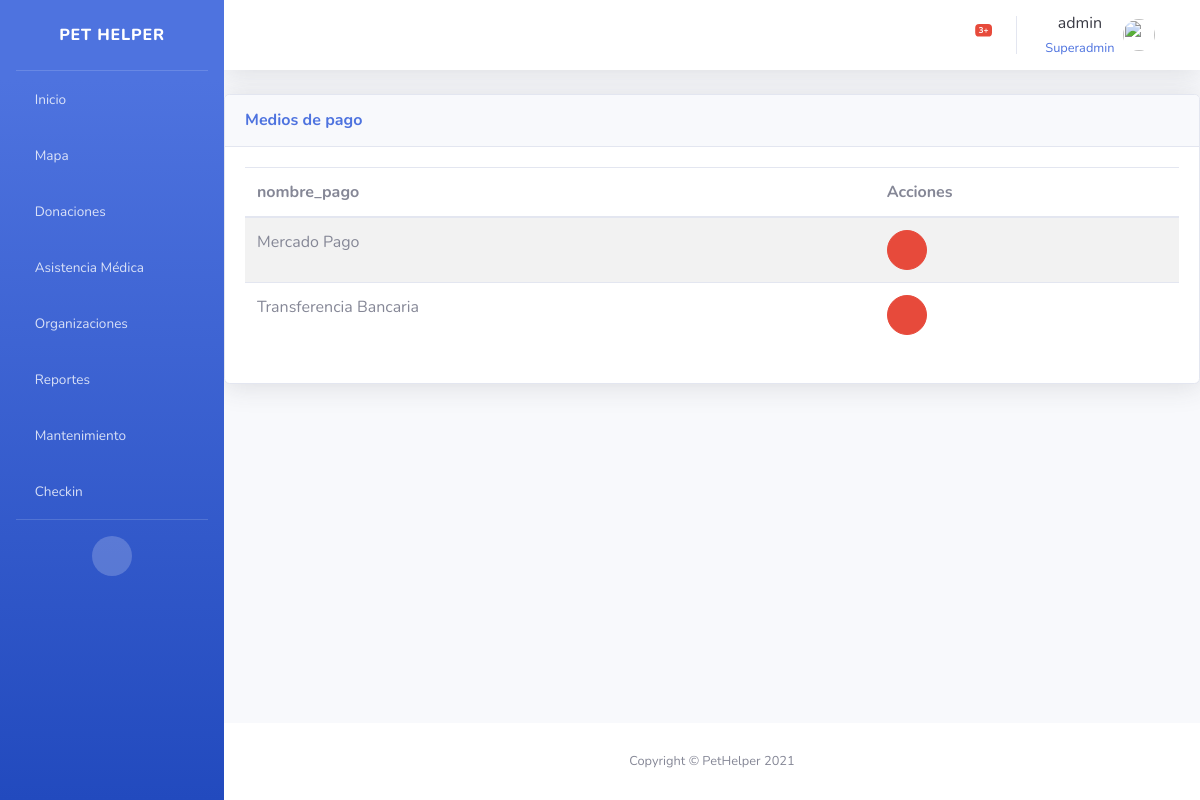
Screenshot of /medioPago/ (signed in) with the database file from the repository.
### usuario/models.py (models this page shows, shortened)
class Usuario(AbstractBaseUser, PermissionsMixin):
    email = models.EmailField('Email', unique=True)
    username = models.CharField(max_length=25, unique=True)
    permiso = models.PositiveSmallIntegerField(choices=PERMISOS, null=True, default=1)
    apellido = models.CharField(max_length=25)
    date_joined = models.DateTimeField(default=timezone.now)
    DNI = models.CharField(max_length=8, default="", validators=[dni_regex])
    foto = models.ImageField(upload_to="usuario",blank=True, null=True)
    telefono = models.CharField(max_length=10, null=True, default="", help_text="Ejemplo: 2614247398")
    direccion = models.CharField(max_length=100, blank=True, null=True, help_text="Ejemplo: Maipu 123, Godoy Cruz, Mendoza")
    objects = UserManager()
    is_active = models.BooleanField('active', default=True)
    is_staff = models.BooleanField(default=True)
    USERNAME_FIELD = "email"
    REQUIRED_FIELDS = ["username"]

### donacionV2/models.py (models this page shows, shortened)
class Medio_Pago(ClaseModelo):
    nombre_pago = models.CharField(max_length=100)
    imagen = models.ImageField(upload_to="pagos", null=True, blank=True)
    class Meta:
        verbose_name_plural = 'medios_pagos'

### donacionV2/views.py (the view)
# urls.py: path('medioPago/', login_required(MedioPagoView.as_view()), name='medioPago_list'),
class MedioPagoView(generic.ListView):
    model = Medio_Pago
    template_name = "donacionV2/medioPago_list.html"
    context_object_name = "obj"
    login_url = 'bases/login.html'

### donacionV2/templates/donacionV2/medioPago_list.html (shortened to what this page needs)
{% extends 'base/base.html' %} {% block page_content %}
<div class="card shadow mb-4">
    <div class="card-header py-3 d-flex flex-row align-items-center justify-content-between">
        <h6 class="m-0 font-weight-bold text-primary">Medios de pago</h6>
        <div class="dropdown no-arrow">
            <a class="dropdown-toggle" href="#" role="button" id="dropdownMenuLink" data-toggle="dropdown" aria-haspopup="true" aria-expanded="false">
                <i class="fas fa-ellipsis-v fa-sm fa-fw text-gray-400"></i>
            </a>
        </div>
    </div>
    <div class="card-body">
        {% if not obj %}
        <div class="alert alert-warning" role="alert">No hay Medio de pago</div>
        {% else %}
        <table class="table table-striped table-hover">
            <thead>
                <th>nombre_pago</th>
                <th class="all">Acciones</th>
            </thead>
            <tbody>
                {% for item in obj %}
                <tr>
                    <td>{{ item.nombre_pago }}</td>
                    <td>
                        <button onclick="abrir_modal_eliminar('{% url 'donacionV2:medioPago_del' item.id %}')" class="btn btn-danger btn-circle" role="button" data-toggle="modal" data-target="#eliminar"><i class="far fa-trash-alt"></i></button>
                    </td>
                </tr>
                {% endfor %}
            </tbody>
        </table>
        {% endif %}
    </div>
</div>
{% endblock %}

### templates/base/base.html (shortened to what this page needs)
{% load static %}
<!DOCTYPE html>
<html lang="en">
<head>
    <link href="{% static 'base/vendor/fontawesome-free/css/all.min.css' %}" rel="stylesheet" type="text/css">
    <link href="{% static 'base/css/sb-admin-2.min.css' %}" rel="stylesheet">
    <link href='https://api.mapbox.com/mapbox-gl-js/v2.5.1/mapbox-gl.css' rel='stylesheet' />
    <link rel="stylesheet" type="text/css" href="https://cdn.datatables.net/1.11.3/css/jquery.dataTables.css">
    <link rel="stylesheet" href="https://cdnjs.cloudflare.com/ajax/libs/font-awesome/4.7.0/css/font-awesome.min.css">
    <link href="{% static 'base/css/star.css' %}" rel="stylesheet">
</head>
<body id="page-top" class="bg-gradient-primary">
    {% block side_bar %}
    <div id="wrapper">
        <ul class="navbar-nav bg-gradient-primary sidebar sidebar-dark accordion" id="accordionSidebar">
            <a class="sidebar-brand d-flex align-items-center justify-content-center" href="{% url 'bases:home' %}">
                <div class="sidebar-brand-text mx-3">Pet Helper</div>
            </a>
            <hr class="sidebar-divider my-0">
            <li class="nav-item">
                <a class="nav-link" href="{% url 'bases:home' %}">
                    <i class="fas fa-home"></i>
                    <span>Inicio</span></a>
            </li>
            {% if perms.mapa.view_direccion %}
            <li class="nav-item">
                <a class="nav-link collapsed" href="{% url 'mapa:mapa_list' %}">
                    <i class="fas fa-map-marker-alt"></i>
                    <span>Mapa</span>
                </a>
            </li>
            {% endif %}
            {% if perms.solicitud.view_solicitud_donacion_monetaria %}
            <li class="nav-item">
                <a class="nav-link" href="{% url 'solicitud:solicitud_list' %}">
                    <i class="fas fa-hand-holding-usd"></i>
                    <span>Donaciones</span>
                </a>
            </li>
            {% endif %}
            <li class="nav-item">
                <a class="nav-link collapsed" href="#" data-toggle="collapse" data-target="#collapseUtilities" aria-expanded="true" aria-controls="collapseUtilities">
                    <i class="fas fa-briefcase-medical"></i>
                    <span>Asistencia Médica</span>
                </a>
            </li>
            <li class="nav-item">
                <a class="nav-link" href="{% url 'organizaciones:listar_organizaciones' %}">
                    <i class="fas fa-users"></i>
                    <span>Organizaciones</span></a>
            </li>
            <li class="nav-item">
                <a class="nav-link" href="{% url 'reportes:reportes_list' %}">
                    <i class="fas fa-chart-bar"></i>
                    <span>Reportes</span></a>
            </li>
            <li class="nav-item">
                <a class="nav-link" href="{% url 'mantenimiento:backups' %}">
                    <i class="fas fa-chart-bar"></i>
                    <span>Mantenimiento</span></a>
            </li>
            <li class="nav-item">
                <a class="nav-link" href="{% url 'organizaciones:checkin' user.email %}">
                    <i class="fas fa-chart-bar"></i>
                    <span>Checkin</span></a>
            </li>
            <hr class="sidebar-divider d-none d-md-block">
            <div class="text-center d-none d-md-inline">
                <button class="rounded-circle border-0" id="sidebarToggle"></button>
            </div>
        </ul>
        {% endblock side_bar %}
        <div id="content-wrapper" class="d-flex flex-column">
            <div id="content">
                {% block top_bar %}
                <nav class="navbar navbar-expand navbar-light bg-white topbar mb-4 static-top shadow">
                    <ul class="navbar-nav ml-auto">
                        <li class="nav-item dropdown no-arrow mx-1">
                            <a class="nav-link dropdown-toggle" href="#" id="alertsDropdown" role="button" data-toggle="dropdown" aria-haspopup="true" aria-expanded="false">
                                <i class="fas fa-bell fa-fw"></i>
                                <span class="badge badge-danger badge-counter">3+</span>
                            </a>
                        </li>
                        <li class="nav-item dropdown no-arrow">
                            <a class="nav-link dropdown-toggle" href="#" id="userDropdown" role="button" data-toggle="dropdown" aria-haspopup="true" aria-expanded="false">
                                <span class="mr-2 d-none d-lg-inline text-gray-900 text-center">
                                    {{ user.username }}<br>
                                    {% if user.is_superuser %}
                                    <small class="text-primary">Superadmin</small>
                                    {% else %}
                                    <small class="text-primary">{{ user.get_permiso_display }}</small>
                                    {% endif %}
                                </span>
                                {% if user.foto %}
                                <img class="img-profile rounded-circle" src="{{ user.foto.url }}">
                                {% else %}
                                <img class="img-profile rounded-circle" src="{% static 'base/img/undraw_profile.svg' %}">
                                {% endif %}
                                <i class="fas fa-sort-down" style="margin-left: 5px;"></i>
                            </a>
                        </li>
                    </ul>
                </nav>
                {% endblock top_bar %}
                {% block page_content %}{% endblock %}
                {% block footer %}
            </div>
            <footer class="sticky-footer bg-white">
                <div class="container my-auto">
                    <div class="copyright text-center my-auto">
                        <span>Copyright &copy; PetHelper 2021</span>
                    </div>
                </div>
            </footer>
        </div>
        {% endblock %}
    </div>
</body>
</html>

### rows the page displays
Usuario: username "admin"
Medio_Pago: nombre_pago "Mercado Pago"
Medio_Pago: nombre_pago "Transferencia Bancaria"
